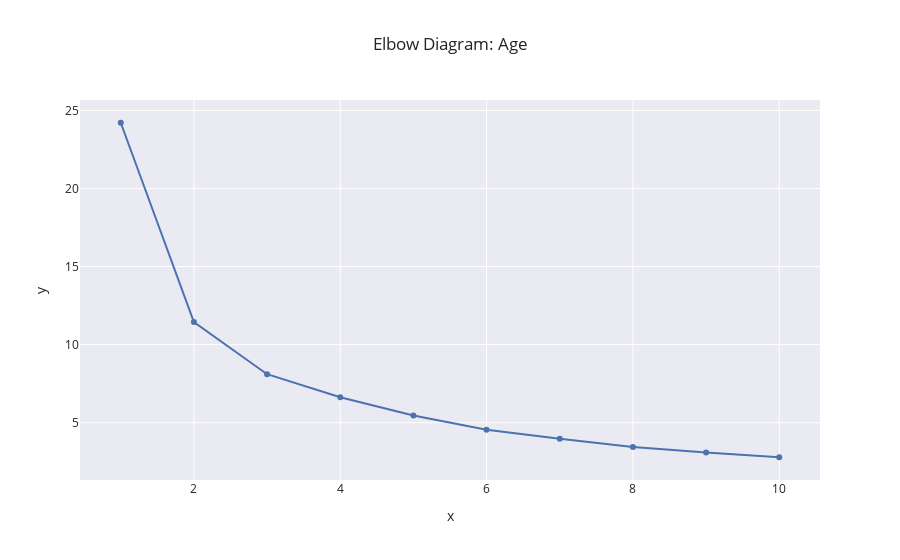

This figure's notebook cell:
### Markdown cell above
### Elbow Method

### Code cell
def elbows(X, name):    
    inertia = []
    list_num_clusters = list(range(1,11))
    for num_clusters in list_num_clusters:
        km = KMeans(n_clusters=num_clusters)
        km.fit(X)
        inertia.append(km.inertia_)

    fig = px.line(x=list_num_clusters, y=inertia,
                markers=True, title='Elbow Diagram: '+name)
    fig.show()

xes = df.columns[:-1]
clusdf = df.copy()
elbow=[]
for x in xes:
    elbow.append([x,'Car Purchase Amount'])
for e in elbow:
    elbows(X=df[e], name=str(e[0]))

### Figure 1 — Plotly figure (JSON) as saved in the notebook; plotly's stock layout.template omitted (floating-point values rounded to 4 significant figures)
{"data": [{"hovertemplate": "x=%{x}<br>y=%{y}<extra></extra>", "legendgroup": "", "line": {"color": "rgb(76,114,176)", "dash": "solid"}, "marker": {"symbol": "circle"}, "mode": "lines+markers", "name": "", "orientation": "v", "showlegend": false, "type": "scatter", "x": [1, 2, 3, 4, 5, 6, 7, 8, 9, 10], "xaxis": "x", "y": [24.21, 11.44, 8.105, 6.631, 5.466, 4.543, 3.975, 3.44, 3.091, 2.785], "yaxis": "y"}], "layout": {"legend": {"tracegroupgap": 0}, "title": {"text": "Elbow Diagram: Age"}, "xaxis": {"anchor": "y", "domain": [0, 1], "title": {"text": "x"}}, "yaxis": {"anchor": "x", "domain": [0, 1], "title": {"text": "y"}}}}
